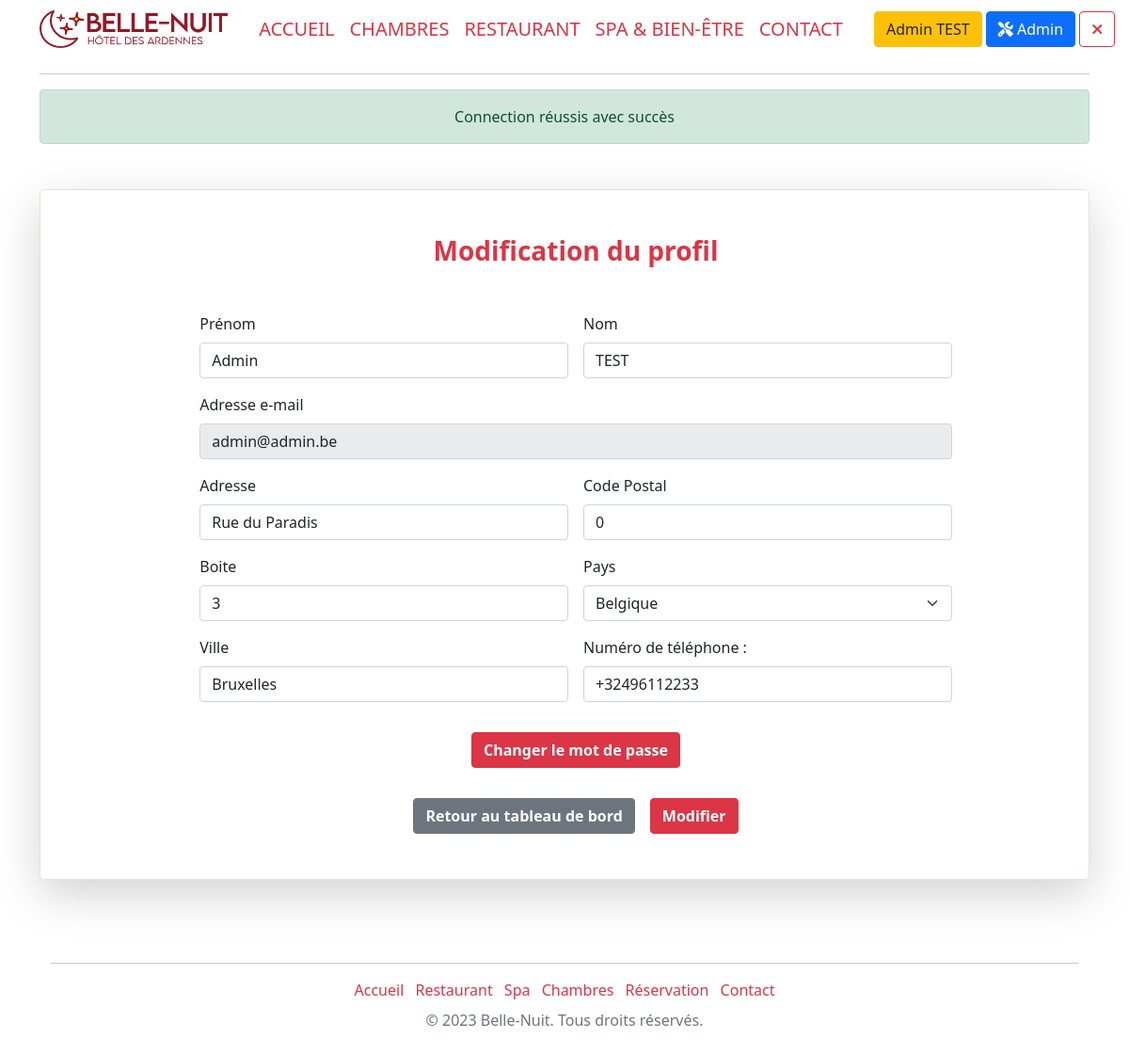
Screenshot of /profil (signed in) with the database file from the repository.
### tables this page shows
CREATE TABLE `account` (
  `acc_id` int(11) NOT NULL,
  `acc_name` varchar(30) NOT NULL,
  `acc_surname` varchar(30) NOT NULL,
  `acc_address` varchar(120) NOT NULL,
  `acc_addressbox` int(11) DEFAULT NULL,
  `acc_city` varchar(20) NOT NULL,
  `acc_codepostal` mediumint(9) NOT NULL,
  `acc_id_country` int(11) NOT NULL,
  `acc_phone` varchar(20) NOT NULL,
  `acc_email` varchar(255) NOT NULL,
  `acc_password` varchar(128) NOT NULL,
  `acc_code_activation` varchar(32) NOT NULL,
  `acc_admin` tinyint(1) NOT NULL,
  `acc_active` tinyint(1) NOT NULL
);

CREATE TABLE `country` (
  `country_id` int(11) NOT NULL,
  `country_code` varchar(2) DEFAULT NULL,
  `country_fr` varchar(100) DEFAULT NULL,
  `country_en` varchar(100) NOT NULL
);

### controllers/BackController.php (called while the page is built, shortened)
<?php
require_once("models/FrontManager.model.php");
require_once("models/AdminManager.model.php");
class BackController{
    private $frontManager;
    private $adminManager;
    public function __construct(){
        $this->frontManager = new FrontManager();
        $this->adminManager = new AdminManager();
    }
    private function genererPage($data){
        extract($data);
        require_once($view);
    }
    public function profil(){
        $data_page = [
            "page_description" => " Page de Profil",
            "page_title" => "Hôtel Belle-Nuit | Profil",
            "countrys" => $this->frontManager->getCountryList(),
            "profil" => $this->adminManager->getProfil($_SESSION['idAccount']),
            "view" => "views/main/back/profil.view.php",
            "template" => "views/main/common/__template_front.php",
        ];
        $this->genererPage($data_page);
    }
}

### models/Model.class.php (called while the page is built, shortened)
<?php
abstract class Model{
    private static $pdo;
    private static function setBdd(){
        self::$pdo = new PDO("mysql:host=localhost;dbname=hotel;charset=utf8", "root", "");
        self::$pdo->setAttribute(PDO::ATTR_ERRMODE, PDO::ERRMODE_WARNING);
    }
    protected function getBdd(){
        return self::$pdo;
    }
}

### models/AdminManager.model.php (called while the page is built, shortened)
<?php
require_once("Model.class.php");
class AdminManager extends Model
{
    public function getProfil($idAccount)
    {
        $stmt = $this->getBdd()->prepare('
        SELECT  *
        FROM `account`
        WHERE `acc_id`=  :idAccount LIMIT 1');
        $stmt->bindValue(":idAccount", $idAccount);
        $stmt->execute();
        $profil = $stmt->fetch(PDO::FETCH_ASSOC);
        return $profil;
    }
}

### models/FrontManager.model.php (called while the page is built, shortened)
<?php
require_once("Model.class.php");
class FrontManager extends Model
{
    public function getCountryList()
    {
        $stmt = $this->getBdd()->prepare('
        SELECT country_id, country_fr
        FROM country');
        $stmt->execute();
        $countrys = $stmt->fetchAll(PDO::FETCH_ASSOC);
        return $countrys;
    }
}

### views/main/back/profil.view.php (the view)
<div class="container my-5">
    <div class="row p-4 pb-0 pe-lg-0 pt-lg-5 align-items-center rounded-3 border shadow-lg">
        <div class="text-start ">
                <form class="w-75 mx-auto pb-5" method="post">
                    <h1 class="h3 mb-5 fw-normal text-center text-danger fw-bolder">Modification du profil</h1>
                    <div class="row g-3">
                        <div class="col-sm-6">
                            <label for="surname" class="form-label">Prénom</label>
                            <input type="text" class="form-control" id="surname"
                                   value="<?= $profil['acc_surname'] ?>" name="surname" required>
                        </div>
                        <div class="col-sm-6">
                            <label for="Name" class="form-label">Nom</label>
                            <input type="text" class="form-control" id="Name" value="<?= $profil['acc_name'] ?>"
                                   name="name" required>
                        </div>
                        <div class="col-12">
                            <label for="email" class="form-label">Adresse e-mail</label>
                            <input type="email" class="form-control" id="email" name="email" disabled
                                   value="<?= $profil['acc_email'] ?>">
                        </div>
                        <div class="col-6">
                            <label for="address" class="form-label">Adresse</label>
                            <input type="text" class="form-control" id="address" name="address"
                                   value="<?= $profil['acc_address'] ?>" required>
                        </div>
                        <div class="col-6">
                            <label for="codePostal" class="form-label">Code Postal</label>
                            <input type="text" class="form-control"  value="<?= $profil['acc_codepostal'] ?> " id="codePostal" name="codePostal" required>
                        </div>
                        <div class="col-6">
                            <label for="box" class="form-label">Boite</label>
                            <input type="text" class="form-control" id="box" name="box"  value="<?= $profil['acc_addressbox'] ?>" required>
                        </div>
                        <div class="col-6">
                            <label for="country" class="form-label">Pays</label>
                            <select class="form-select" id="country" name="country" required>
                                <?php
                                foreach ($countrys as $country) {
                                    echo '<option value="' . $country['country_id'] . '"' . (($country['country_id'] == $profil['acc_id_country']) ? ' selected' : '') . '>' . $country['country_fr'] . '</option>';
                                }
                                ?>
                            </select>
                        </div>
                        <div class="col-6">
                            <label for="city" class="form-label">Ville</label>
                            <input type="text" class="form-control" id="city" value="<?= $profil['acc_city'] ?>"
                                   name="city" required>
                        </div>
                        <div class="col-6">
                            <label for="tel" class="form-label">Numéro de téléphone :</label>
                            <input type="tel" class="form-control" name="phone" id="phone" value="<?= $profil['acc_phone'] ?>" placeholder="+32 123456789" pattern="^[+][0-9]{1,4}[0-9]{4,}$" required>
                        </div>
                        <div class="d-flex justify-content-center">
                            <a class="mt-3 btn btn-danger mx-2 fw-bolder text-center" href="profilPassword">Changer le mot de passe</a>
                        </div>
                        <div class="d-flex justify-content-center">
                            <a class="mt-3 btn btn-secondary mx-2 fw-bolder text-center" href="dashboard">Retour au tableau de bord</a>
                            <button class="mt-3 btn btn-danger mx-2 fw-bolder text-center" type="submit" name="btnEdit">Modifier</button>
                        </div>
                </form>
        </div>
    </div>
</div>

### rows the page displays
account: surname "Admin", name "TEST", email "admin@admin.be", address "Rue du Paradis", codePostal "0", box "3", country "Belgique", city "Bruxelles", phone "+32496112233"

### other values shown
$_SESSION["surname"] "Admin"
$_SESSION["name"] "TEST"
$_SESSION['alert']['message'] "Connection réussis avec succès"
